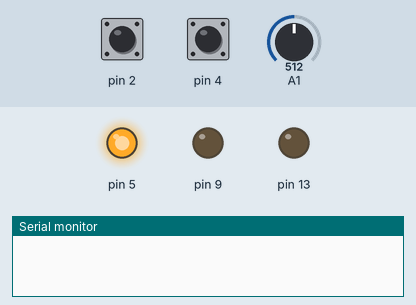
Recording of a sketch running on a simulated Arduino Uno, built with avr-gcc and run on an emulated ATmega328P. Shown: output pins drawn as LEDs (lit = HIGH), the last lines printed to the serial monitor. Inputs (shaded band) come from the test bench; at power-on: pin 2 HIGH, A1 = 512, pin 4 HIGH.

Above: at 1.2 s.
1.3 s: pin 2 pulled LOW for 0.15 s
At 2.2 s:
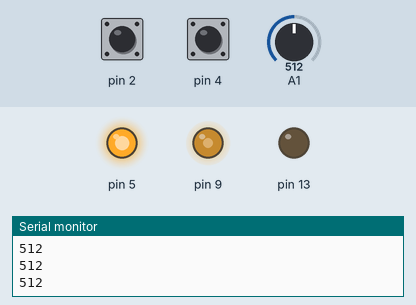
2.9 s: A1 set to 716
At 3.7 s:
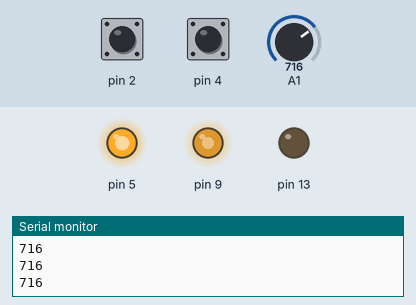
4.4 s: A1 set to 822
At 4.9 s:
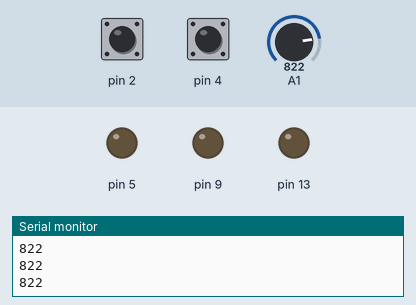
5.9 s: A1 set to 800
At 7.1 s:
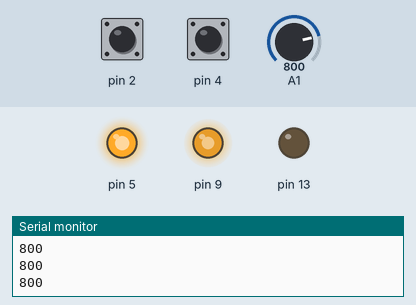
7.4 s: A1 set to 194
At 8.2 s:
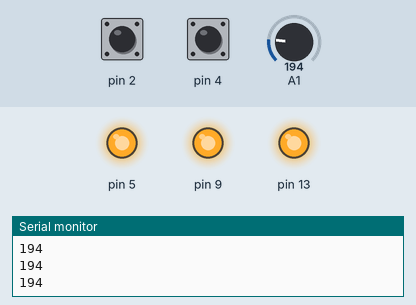
8.9 s: pin 4 pulled LOW for 0.15 s
At 9.3 s:
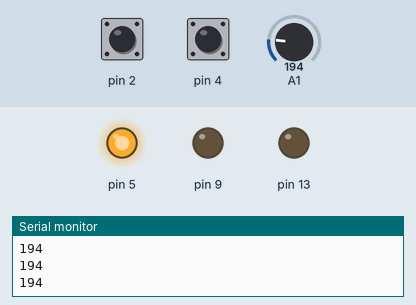
Timing chart, 0 to 11.5 s (numbered marks = the images above; inputs shaded):
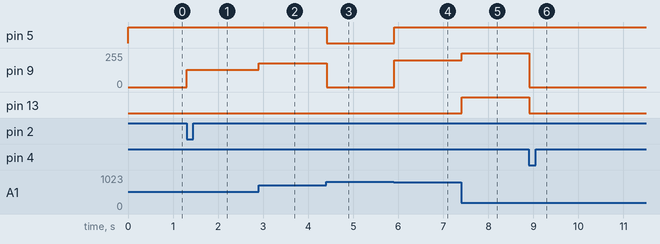

The sketch:

EXERCICIO_FUN__O_IF.ino
```cpp
void setup() {
  // put your setup code here, to run once:

  pinMode(2, INPUT_PULLUP);
  pinMode(13, OUTPUT);

  pinMode(4, INPUT_PULLUP);
  pinMode(5, OUTPUT);
  digitalWrite(5, 1);
  digitalWrite(13, 0);
  analogWrite(9, 0);

  Serial.begin(9600);

}
//variavel entra fora do setup
int memoria = 0;

void loop() {


  if (digitalRead(2) == 0)
  {
    memoria = 1;
  }
  if (digitalRead(4) == 0)
  {
    memoria = 0;
  }
  //inicia a rodar o processo
  if (memoria == 1)
  {
    int entradaA1 = analogRead(A1);
    Serial.println(entradaA1);
    //alarme de baixa
    if (entradaA1 < 204)
    {
      digitalWrite(5, 1);
      digitalWrite(13, 1);
      analogWrite(9, 255);
    }
    //alarme de alta
    else if (entradaA1 > 812)
    {
      digitalWrite(5, 0);
      digitalWrite(13, 0);
      analogWrite(9, 0);
    }
    if (entradaA1>=204 and entradaA1<=812) {
      digitalWrite(5, 1);
      digitalWrite(13, 0);
      analogWrite(9, entradaA1 / 4);
    }
  }
  else
  {
    digitalWrite(5, 1);
    digitalWrite(13, 0);
    analogWrite(9, 0);
  }

}
```

Measured:
- the behaviour switches between 813 and 812 on A1 (found by bisection; images 3 and 4)
- after the input at 1.3 s, pin 9: 0/255 → 128/255 at once
- after the input at 2.9 s, pin 9: 128/255 → 179/255 at once
- after the input at 4.4 s, pin 5: HIGH → LOW at once; pin 9: 179/255 → 0/255 at once
- after the input at 5.9 s, pin 5: LOW → HIGH at once; pin 9: 0/255 → 200/255 at once
- after the input at 7.4 s, pin 9: 200/255 → 255/255 at once; pin 13: LOW → HIGH at once
- after the input at 8.9 s, pin 9: 255/255 → 0/255 at once; pin 13: HIGH → LOW at once
